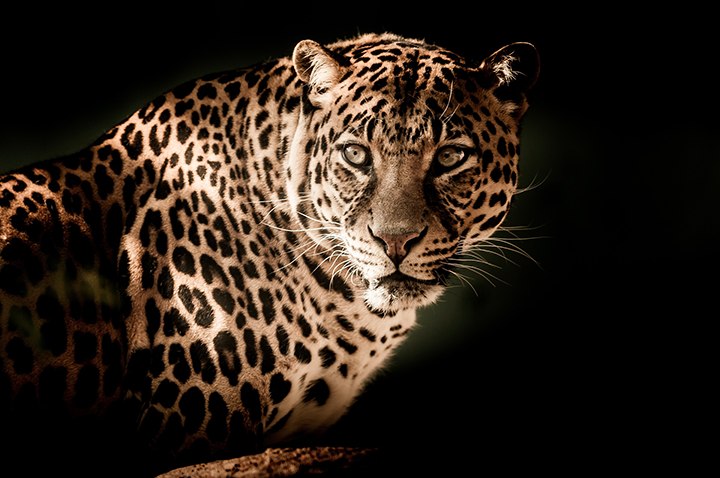
#> input picture assignments/Session 3/leopard.png, 720 x 478 px
$ python S3_imgproc_tools.py
#> lines starting #> are read from the running program, lines starting #| are printed output that depends on the picture; after the words box and inside, x2 and y2 are one past the last pixel; in counts of white or black regions, pixels touching at a corner belong together
##
# @author : Francony Steven
# @brief : Images process tools script
##

import cv2 as cv # Impossible to install cv2 on my Mac. I can't test this file.. Sorry ! (edit on 31/09/2017)
import numpy as np


# Add images
imgGrey = cv.imread("leopard.png",0)
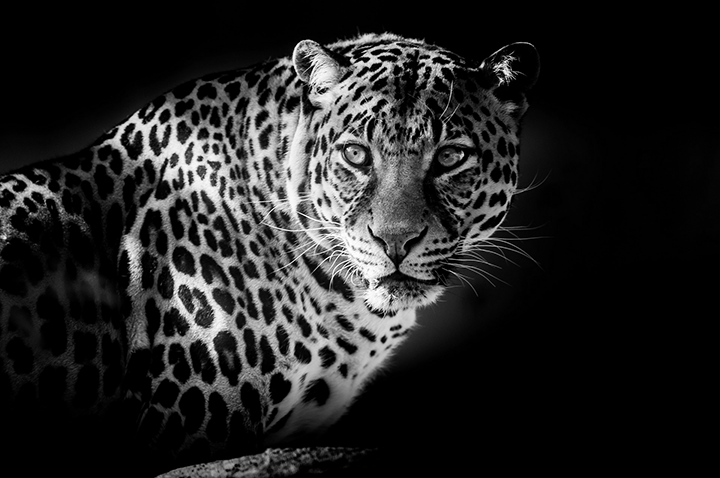
#> imgGrey: shape (478, 720); min 0, max 255, mean 35.7
imgBackground = cv.imread("elephant.png",1)
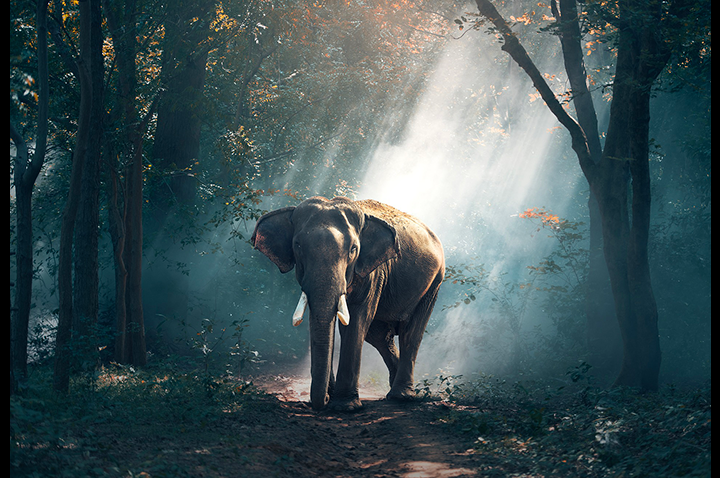
#> input picture assignments/Session 3/elephant.png, 720 x 478 px
#> imgBackground is the input picture: shape (478, 720, 3); mean B, G, R 86.6, 83.1, 64.2
imgThresholded = cv.imread("bird.png",2)
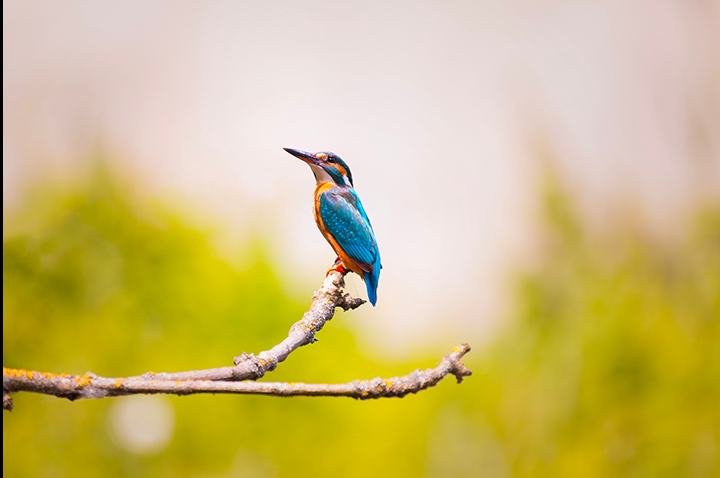
#> input picture assignments/Session 3/bird.png, 720 x 478 px
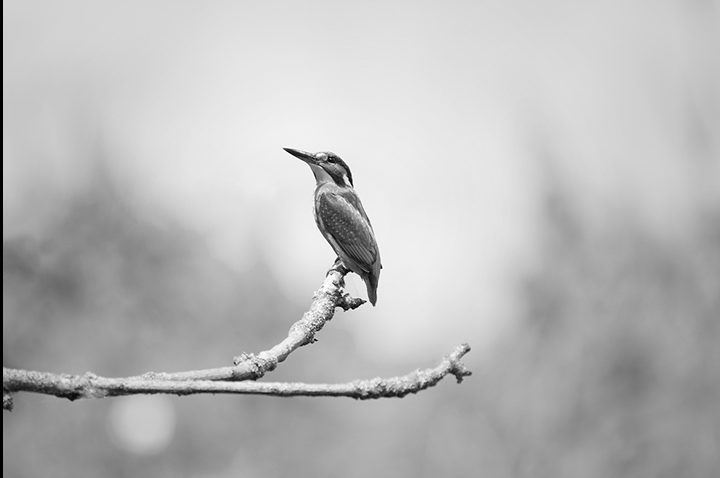
#> imgThresholded: shape (478, 720); min 0, max 255, mean 185.9


# Display matrix
print("Gray levels on image = "+ str(imgGrey.shape))
#| Gray levels on image = (478, 720)
print("Background image = "+ str(imgBackground.shape))
#| Background image = (478, 720, 3)

# Display images
cv.imshow("Gray image", imgGrey)
cv.imshow("Background image", imgBackground)


#
#	Function inverse the color of an image MANUALLY
#
def invert_colors_manual(input_img):

	imgInversed = np.zeros(input_img.shape, dtype=np.uint8)

	if len(input_img.shape) == 3:
		for x in xrange(input_img.shape[0]):
			for y in xrange(input_img.shape[1]):
				for z in xrange(input_img.shape[2]):
					imgInversed[x,y,z] = 255 - input_img[x,y,z]

	elif len(input_img.shape) == 2:
		for x in xrange(input_img.shape[0]):
				for y in xrange(input_img.shape[1]):
					imgInversed[x,y] = 255 - input_img[x,y]

	return imgInversed

#
#	Function inverse the color of an image with NUMPY
#
def invert_colors_numpy(input_img):
	return (255 - input_img)

#
#	Function inverse the color of an with OPENCV
#
def invert_colors_opencv(input_img):
	return cv.bitwise_not(input_img)

#
#	Function threshold an image with NUMPY
#
def threshold_image_numpy(input_img):
	return (input_img > 127).astype(np.uint8) * 255
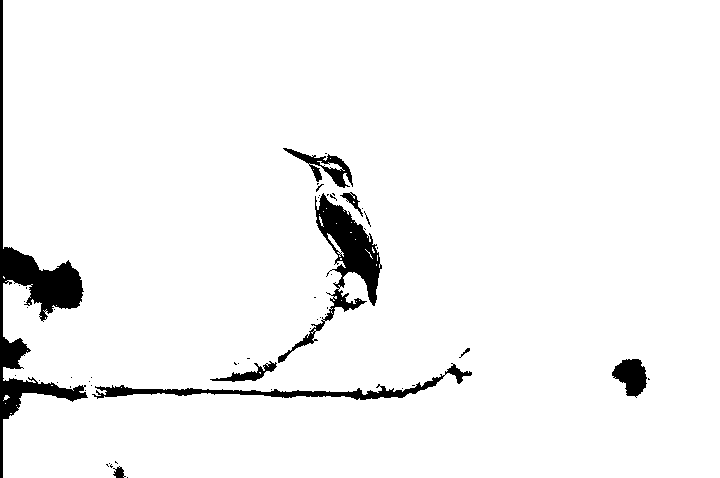
#> returned value: shape (478, 720); 95.6% white; 54 black regions (44 under 20 px), largest, box (x1, y1, x2, y2) and area: (0, 0, 88, 478) 6401, (278, 193, 382, 363) 3821, (92, 363, 472, 400) 2242


imgThreshold = threshold_image_numpy(imgThresholded)

cv.imshow("image", imgThreshold);
cv.waitKey(0)
